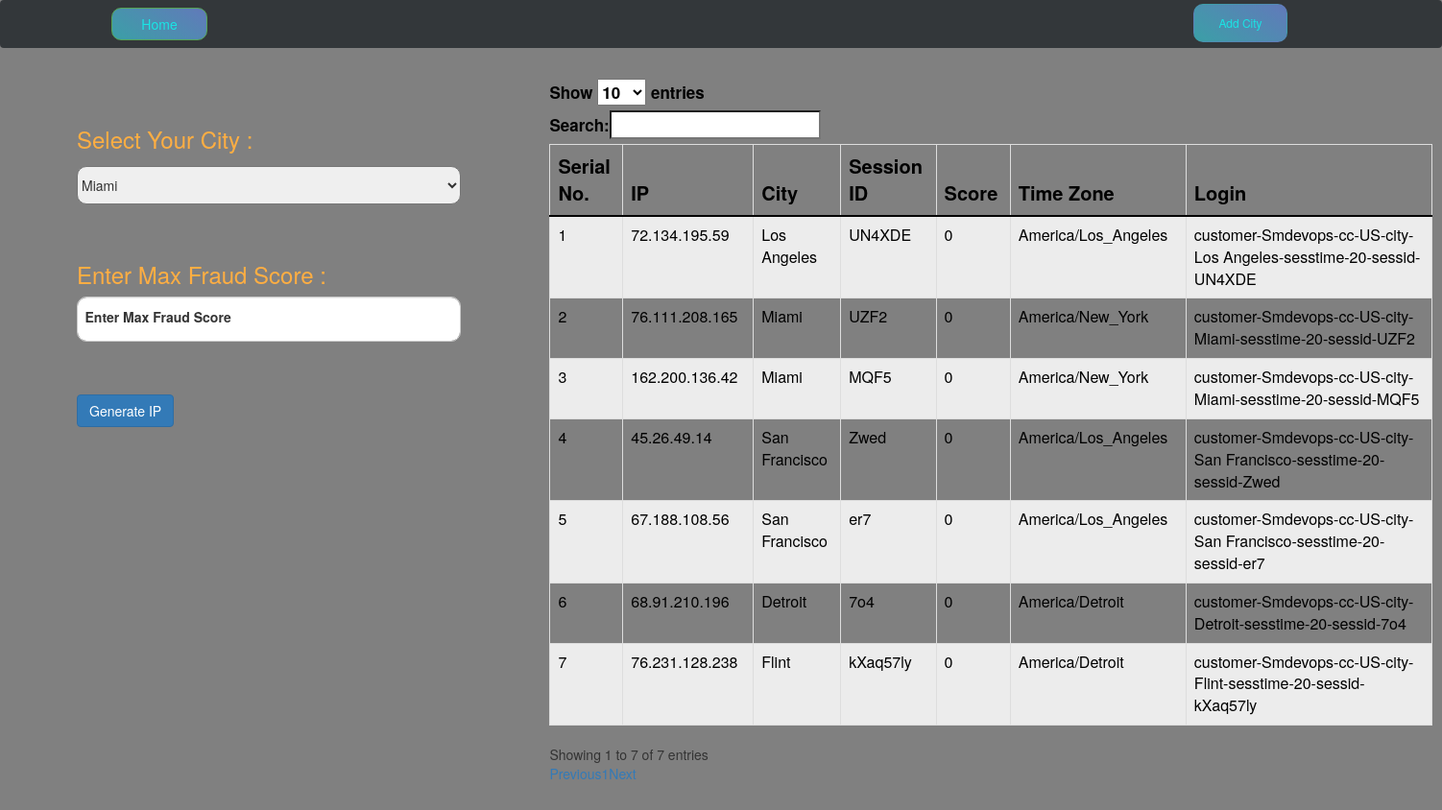
The page / on the database its author committed.
### ipapp/models.py (models this page shows, shortened)
class Bestip(models.Model):
    ip = models.CharField(max_length=30)
    city = models.CharField(max_length=200)
    login = models.CharField(max_length=100)
    session_id = models.CharField(max_length=10)
    score = models.IntegerField()
    password = models.CharField(max_length=20)
    timezone = models.CharField(max_length=100)

### ipapp/views.py (the view, shortened to what this page needs)
# urls.py: 2. Add a URL to urlpatterns:  path('', views.home, name='home')
def home(request):
    return render(request,'home.html',{'cities':City.objects.all,'ips':Bestip.objects.all})

### templates/home.html (shortened to what this page needs)
{% extends "base.html" %}
{% load static %}
{% block content %}
<div class="content">
  <aside class="ipgen">
    <form action="" method="POST">
      <label for="city">
        <h3>Select Your City :</h3>
      </label> <br>
      <select name="city" id="city">
        {% for city in cities %}
        <option value={{city.name}}>{{city.name}}</option>
        {% endfor %}
      </select>
      <br><br>
      <br>
      <h3>Enter Max Fraud Score :</h3>
      <div class="form-floating mb-4">
        <input type="number" name="fraud_s" class="form-control fsco" id="floatingInput" autofocus required
          placeholder="Enter Max Fraud Score" min="0" max="100" style="height: 47px
          ;">
        <label for="floatingInput">Enter Max Fraud Score</label>
      </div> <br> <br>
      <input type="submit" class="btn btn-primary" value="Generate IP">
    </form>
  </aside>
  <aside class="details">
    <table id="example" class="table table-striped table-bordered" style="width:100%">
      <thead>
        <tr>
          <th><b>Serial No.</b></th>
          <th><b> IP</b></th>
          <th><b> City </b></th>
          <th><b>Session ID </b> </th>
          <th><b>Score </b></th>
          <th><b>Time Zone</b></th>
          <th><b>Login</b></th>
        </tr>
      </thead>
      <tbody>
        {% for ip in ips %}
        <tr>
          <td>{{ip.pk}}</td>
          <td>{{ip.ip}}</td>
          <td>{{ip.city}}</td>
          <td>{{ip.session_id}}</td>
          <td>{{ip.score}}</td>
          <td>{{ip.timezone}}</td>
          <td>{{ip.login}}</td>
        </tr>
        {% endfor %}
      </tbody>
    </table>
  </aside>
</div>
{% endblock content %}

### static/css/home.css (style rules this page uses)
body { background-color: grey; }
.content { position: absolute; top: 12%; left: 80px; display: flex; flex-direction: row; }
.content .ipgen { position: relative; top: 10px; }
.fsco { width: 400px; border-radius: 10px; }
#city { width: 400px; height: 40px; border-radius: 10px; }
.details { position: relative; left: 7%; bottom: 80px; width: 920px; top: -20px; }
.details table thead { color: black; font-size: 20px; }
.details table td { color: black; font-size: 16px; }
h3 { color: #ffae42; }

### rows shown on the page
Bestip: pk "1", ip "72.134.195.59", city "Los Angeles", session_id "UN4XDE", score "0", timezone "America/Los_Angeles", login "customer-Smdevops-cc-US-city-Los Angeles-sesstime-20-sessid-UN4XDE"
Bestip: pk "2", ip "76.111.208.165", city "Miami", session_id "UZF2", score "0", timezone "America/New_York", login "customer-Smdevops-cc-US-city-Miami-sesstime-20-sessid-UZF2"
Bestip: pk "3", ip "162.200.136.42", city "Miami", session_id "MQF5", score "0", timezone "America/New_York", login "customer-Smdevops-cc-US-city-Miami-sesstime-20-sessid-MQF5"
Bestip: pk "4", ip "45.26.49.14", city "San Francisco", session_id "Zwed", score "0", timezone "America/Los_Angeles", login "customer-Smdevops-cc-US-city-San Francisco-sesstime-20-sessid-Zwed"
Bestip: pk "5", ip "67.188.108.56", city "San Francisco", session_id "er7", score "0", timezone "America/Los_Angeles", login "customer-Smdevops-cc-US-city-San Francisco-sesstime-20-sessid-er7"
Bestip: pk "6", ip "68.91.210.196", city "Detroit", session_id "7o4", score "0", timezone "America/Detroit", login "customer-Smdevops-cc-US-city-Detroit-sesstime-20-sessid-7o4"
Bestip: pk "7", ip "76.231.128.238", city "Flint", session_id "kXaq57ly", score "0", timezone "America/Detroit", login "customer-Smdevops-cc-US-city-Flint-sesstime-20-sessid-kXaq57ly"

### other values the page prints
form field city "Miami"
